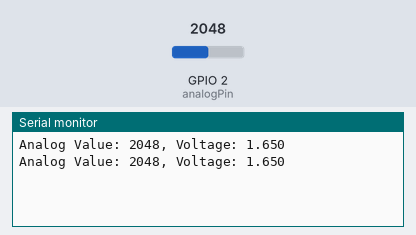
The program below on a simulated Seeed XIAO ESP32-S3. Shown: the last lines printed to the serial monitor. The inputs (shaded band) are chosen by the test bench; at power-on: GPIO 2 (analogPin) = 2048.

Above: at 1.8 s.
1.9 s: GPIO 2 (analogPin) set to 2866
At 2.8 s:
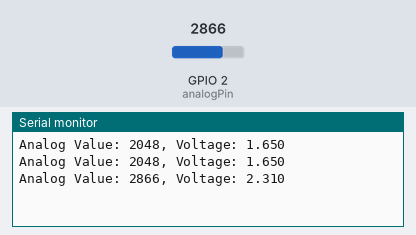
3.4 s: GPIO 2 (analogPin) set to 3603
At 4.8 s:
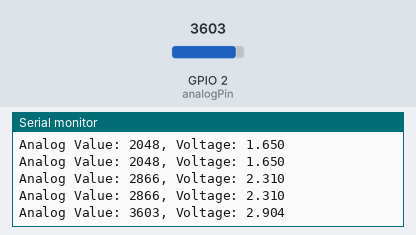
Timing chart, 0 to 6.4 s (numbered marks = the images above; inputs shaded):
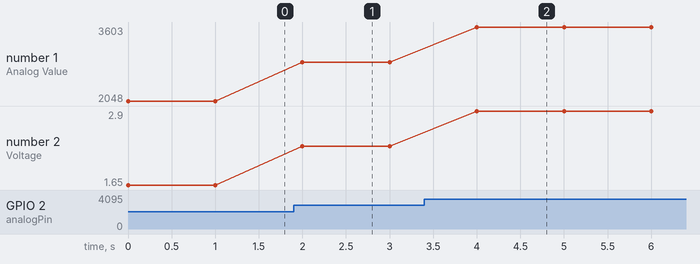

The program:

main.cpp
```cpp
#include <Arduino.h>

const int analogPin = A1; // Changed to A1

void setup() {
  Serial.begin(115200);
}

void loop() {
  // Read the analog value from pin A1
  int analogValue = analogRead(analogPin);

  // Convert the analog value to voltage (assuming 3.3V reference)
  float voltage = analogValue * (3.3 / 4095.0); // Corrected for 3.3V

  // Display the voltage value
  Serial.print("Analog Value: ");
  Serial.print(analogValue);
  Serial.print(", Voltage: ");
  Serial.println(voltage, 3); // Prints voltage with 3 decimal places

  delay(1000);  // You can adjust the delay based on your needs
}
```

Measured:
- after the input at 1.9 s, the serial monitor: prints a new line after 0.10 s (image 1)
- after the input at 3.4 s, the serial monitor: prints a new line after 0.60 s (image 2)
- plotted number 1: 2048 → 2866 after the input at 1.9 s, 2866 → 3603 after the input at 3.4 s
- plotted number 2: 1.65 → 2.31 after the input at 1.9 s, 2.31 → 2.9 after the input at 3.4 s
